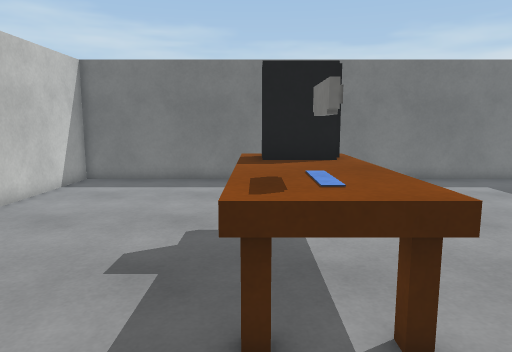
View 1 (above)

12 first-person views from a walk through a Unity game level. The camera is 1.4 m above the floor, tilts 8° down and sees 70° across. The floor is counted in squares, 0.5 m on a side. Each view is taken from the middle of a square. On the plan, view 1 faces up. The plan holds only what a view shows up to about 20 squares ahead; the rest is blank. The player character is not drawn. Surface patterns are stand-ins for the level's own textures.

View 2
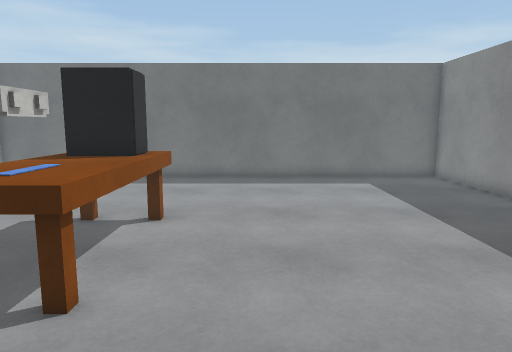

View 3
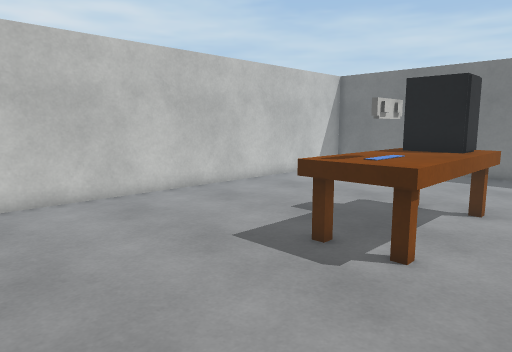

View 4
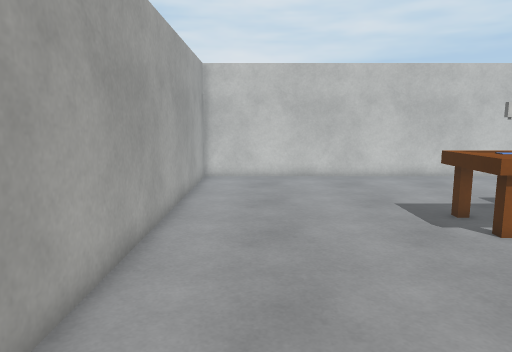

View 5
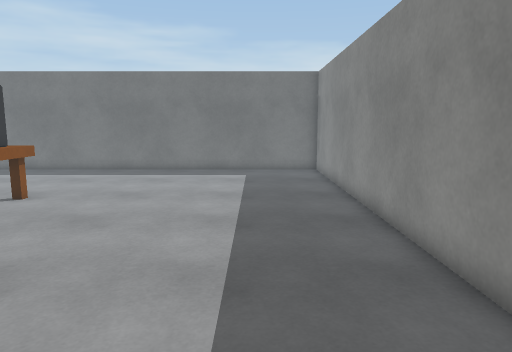

View 6
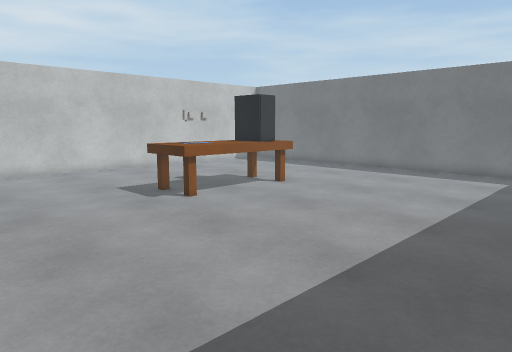

View 7
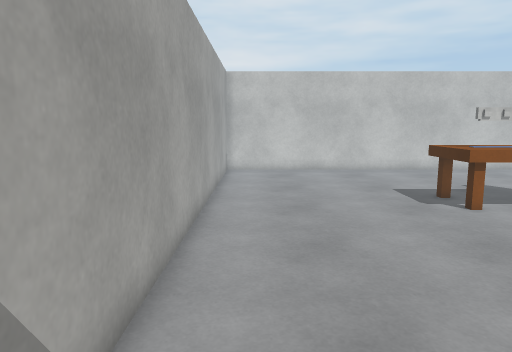

View 8
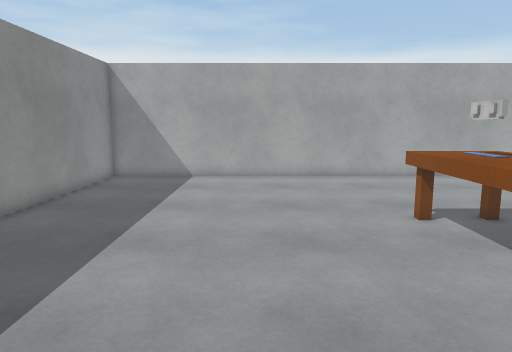

View 9
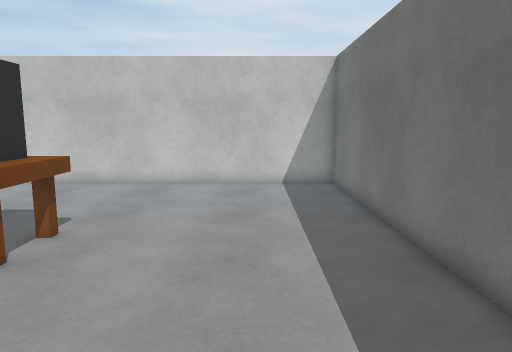

View 10
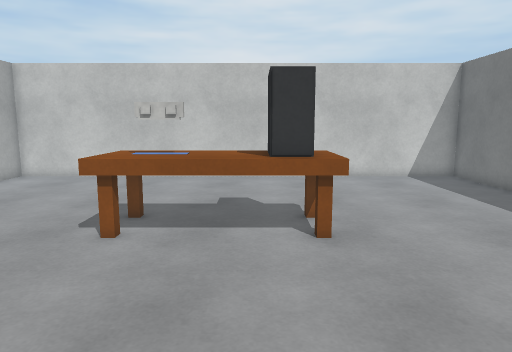

View 11
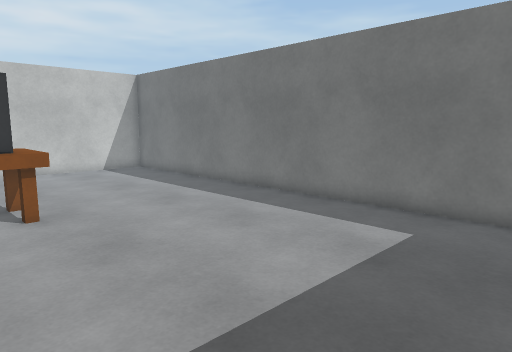

View 12
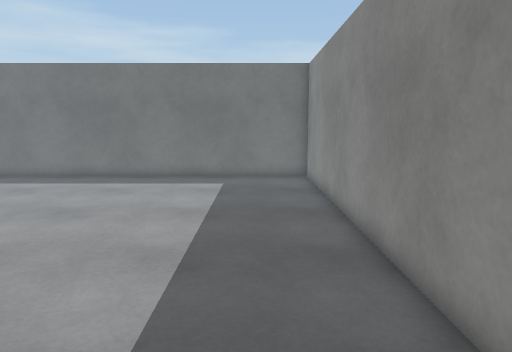

### Floor plan
Points are (right, up) in squares from view 1. A wall is a line through its corners. A room is listed if a view was taken in it or the views show most of it. See-through windows are left out.
Room 1 (views 1, 2, 3, 4, 5, 6, 7, 8, 9, 10, 11, 12)
walls: (-8.8, -4.8) (14.8, -4.8) (14.8, 18.8) (-8.8, 18.8) (-8.8, -4.8)
objects: other object (0, 4) to (2, 8); other object (0, 8) to (2, 9); other object (0, 10) to (2, 10); other object (1, 5)

Where each view was taken, in squares from view 1:
view 1: 0 up, 0 right, facing up
view 2: 1 down, 5 right, facing up
view 3: 3 down, 5 right, facing up-left
view 4: 2 down, 11 right, facing left
view 5: 4 down, 11 right, facing up
view 6: 4 down, 14 right, facing up-left
view 7: 3 down, 14 right, facing left
view 8: 15 up, 7 right, facing down
view 9: 15 up, 9 right, facing left
view 10: 8 up, 11 right, facing left
view 11: 7 up, 14 right, facing up-left
view 12: 1 down, 12 right, facing up
